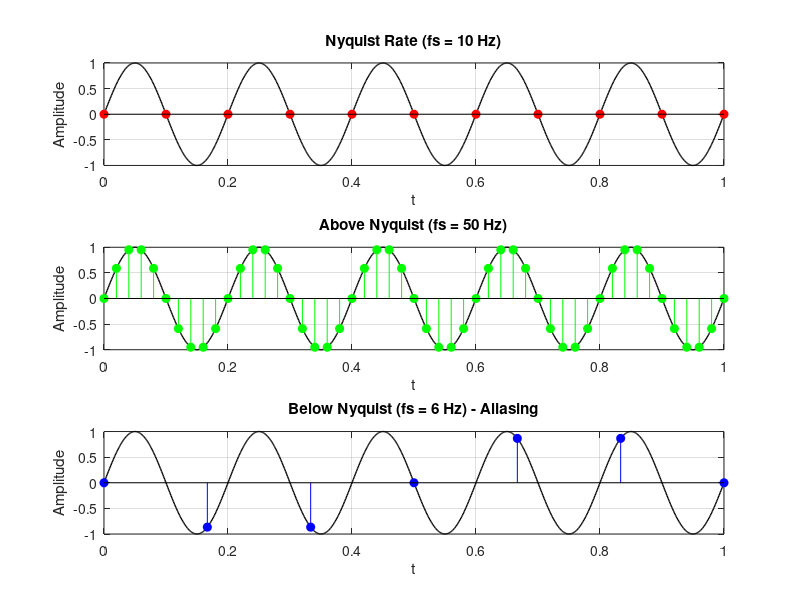

Source code (MATLAB):
f = 5;
t = 0:0.001:1;
xa = sin(2*pi*f*t);

fs_nyq   = 2*f;     % Nyquist = 10 Hz
fs_above = 10*f;    % Above   = 50 Hz
fs_below = 1.2*f;   % Below   = 6 Hz

figure;
% Nyquist
subplot(3,1,1);
plot(t,xa,'k','LineWidth',1); hold on;
tn = 0:1/fs_nyq:1; stem(tn,sin(2*pi*f*tn),'r','filled');
title(['Nyquist Rate (fs = ' num2str(fs_nyq) ' Hz)']); xlabel('t'); ylabel('Amplitude'); grid on;

% Above
subplot(3,1,2);
plot(t,xa,'k','LineWidth',1); hold on;
ta = 0:1/fs_above:1; stem(ta,sin(2*pi*f*ta),'g','filled');
title(['Above Nyquist (fs = ' num2str(fs_above) ' Hz)']); xlabel('t'); ylabel('Amplitude'); grid on;

% Below
subplot(3,1,3);
plot(t,xa,'k','LineWidth',1); hold on;
tb = 0:1/fs_below:1; stem(tb,sin(2*pi*f*tb),'b','filled');
title(['Below Nyquist (fs = ' num2str(fs_below) ' Hz) - Aliasing']); xlabel('t'); ylabel('Amplitude'); grid on;
